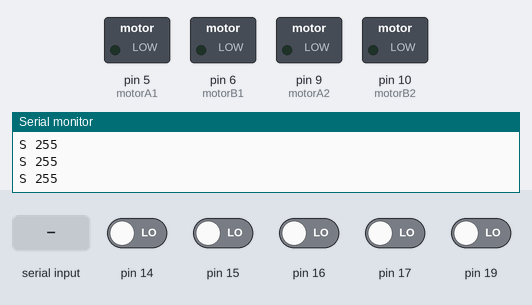
A sketch run on a simulated Arduino Uno, built with avr-gcc and run on an emulated ATmega328P. Shown: switched loads named in the sketch (green lamp = pin HIGH), the last lines printed to the serial monitor. The test bench sets the inputs (shaded band); at power-on: pin 14–17, pin 19 LOW.

Above: at 1.2 s.
1.3 s: "F" received over Serial
At 1.6 s:
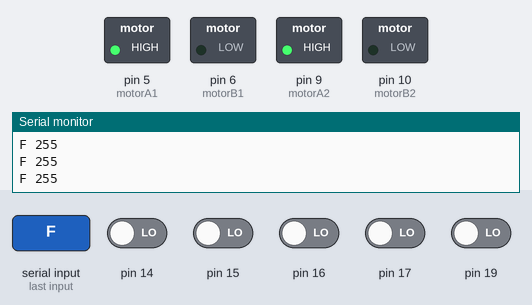
2.8 s: byte 74 ('J') received over Serial
At 4.0 s:
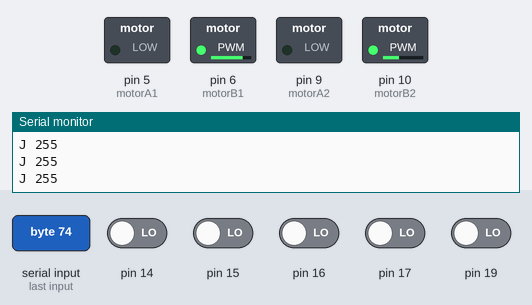
4.3 s: byte 76 ('L') received over Serial
At 5.3 s:
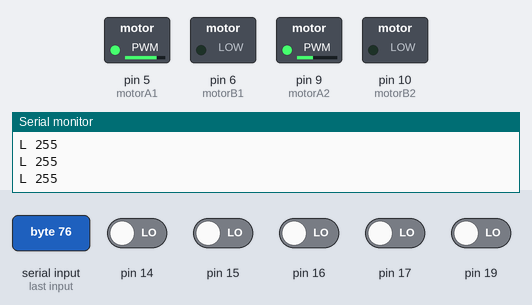
5.8 s: byte 82 ('R') received over Serial
At 6.7 s:
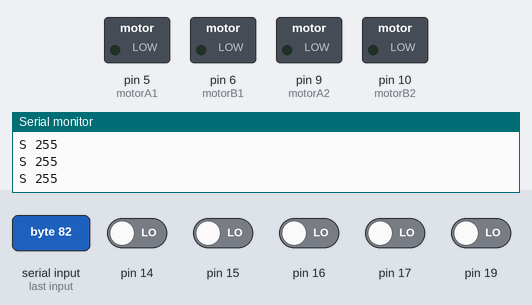
7.3 s: "B" received over Serial
8.8 s: "H" received over Serial
At 9.9 s:
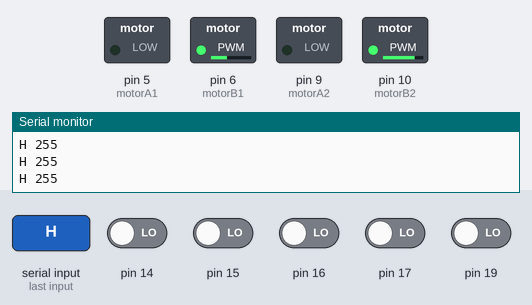
Timing chart, 0 to 11.3 s (numbered marks = the images above; inputs shaded):
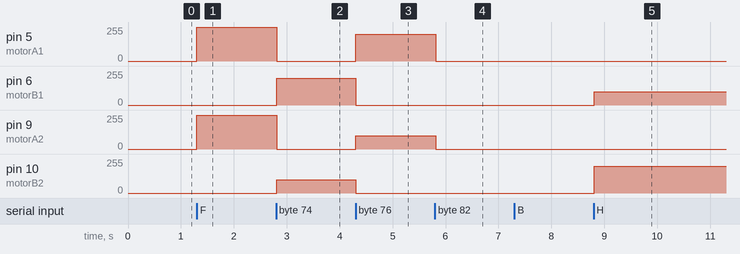

The sketch:

Arduino_RC_Car.ino
```cpp
// TELEFON ÜZERİNDEN BLUETOOTH ARACILIĞIYLA KONTROL EDİLEBİLEN 2WD ARABA PROJEMİN KODLARI -Emir Köse

//Motor Sürücü Bağlantılarımız
const int motorA1  = 5;  // L298N'in IN3 Girişi
const int motorA2  = 9;  // L298N'in IN1 Girişi
const int motorB1  = 6; // L298N'in IN2 Girişi
const int motorB2  = 10;  // L298N'in IN4 Girişi

// Değişken Tanımlama

char state; //Bluetooth Modülünden Gelecek Olan Sinyal Üzerinden Daha Sonra İşlem Yapacağımız İçin Onu Bir Değişkene Atıyoruz
int vSpeed = 255;   // Standart Hız, 0-255 arası bir değer alabilir

void setup() {
  // Motor Pinlerimizi Çıktı Olarak Belirleyelim
  pinMode(motorA1, OUTPUT);
  pinMode(motorA2, OUTPUT);
  pinMode(motorB1, OUTPUT);
  pinMode(motorB2, OUTPUT);
  // 9600 baud hızında bir seri port açalım
  Serial.begin(9600);
}

void loop() {
  Serial.print(state);
  Serial.print(" ");
  Serial.println(vSpeed);

  /*Bluetooth Bağlantısı Koptuğunda Veya Kesildiğinde Arabayı Durdur. */

  if (digitalRead(state) == LOW) {
    state = 'S';
  }

  //Seri Haberleşme "1" Değerindeyse Bluetooth Üzerinden Gelen Veriyi Başta Tanımladığımız "state" Değişkenine Kaydet
  if (Serial.available() > 0) {
    state = Serial.read();
  }

  /* Uygulamadan Ayarlanabilen 4 Hız Seviyesi.(Değerler 0-255 Arasında Olmalı)*/
  if (state == '0') {
    vSpeed = 0;
  }
  else if (state == '1') {
    vSpeed = 100;
  }
  else if (state == '2') {
    vSpeed = 180;
  }
  else if (state == '3') {
    vSpeed = 200;
  }
  else if (state == '4') {
    vSpeed = 255;
  }

  //Gelen veri 'F' ise araba ileri gider.
  if (state == 'F') {
    analogWrite(motorA1, vSpeed); analogWrite(motorA2, vSpeed);
    analogWrite(motorB1, 0);      analogWrite(motorB2, 0);
  }
  //Gelen veri 'G' ise araba ileri sol(çapraz) gider.
  else if (state == 'G') {
    analogWrite(motorA1, 200 ); analogWrite(motorA2, 100);
    analogWrite(motorB1, 0);    analogWrite(motorB2, 0);
  }
  //Gelen veri 'I' ise araba ileri sağ(çapraz) gider.
  else if (state == 'I') {
    analogWrite(motorA1, 100); analogWrite(motorA2, 200);
    analogWrite(motorB1, 0);      analogWrite(motorB2, 0);
  }
  //Gelen veri 'B' ise araba geri gider.
  else if (state == 'B') {
    analogWrite(motorA1, 0);   analogWrite(motorA2, 0);
    analogWrite(motorB1, vSpeed);   analogWrite(motorB2, vSpeed);
  }
  //Gelen veri 'H' ise araba geri sol(çapraz) gider
  else if (state == 'H') {
    analogWrite(motorA1, 0);   analogWrite(motorA2, 0);
    analogWrite(motorB1, 100); analogWrite(motorB2, 200);
  }
  //Gelen veri 'J' ise araba geri sağ(çapraz) gider
  else if (state == 'J') {
    analogWrite(motorA1, 0);   analogWrite(motorA2, 0);
    analogWrite(motorB1, 200);   analogWrite(motorB2, 100);
  }
  //Gelen veri 'L' ise araba sola gider.
  else if (state == 'L') {
    analogWrite(motorA1, 200);   analogWrite(motorA2, 100);
    analogWrite(motorB1, 0); analogWrite(motorB2, 0);
  }
  //Gelen veri 'R' ise araba sağa gider
  else if (state == 'R') {
    analogWrite(motorA1, 100);   analogWrite(motorA2, 200);
    analogWrite(motorB1, 0);   analogWrite(motorB2, 0);
  }

  //Gelen veri 'S' ise arabayı durdur.
  else if (state == 'S') {
    analogWrite(motorA1, 0);  analogWrite(motorA2, 0);
    analogWrite(motorB1, 0);  analogWrite(motorB2, 0);
  }
}
```

Measured:
- after the input at 1.3 s, pin 5 (motorA1), pin 9 (motorA2): 0/255 → 255/255 at once
- after the input at 2.8 s, pin 5 (motorA1), pin 9 (motorA2): 255/255 → 0/255 at once; pin 6 (motorB1): 0/255 → 200/255 at once; pin 10 (motorB2): 0/255 → 100/255 at once
- after the input at 4.3 s, pin 5 (motorA1): 0/255 → 200/255 at once; pin 6 (motorB1): 200/255 → 0/255 at once; pin 9 (motorA2): 0/255 → 100/255 at once; pin 10 (motorB2): 100/255 → 0/255 at once
- after the input at 5.8 s, pin 5 (motorA1): 200/255 → 0/255 at once; pin 9 (motorA2): 100/255 → 0/255 at once
- after the input at 8.8 s, pin 6 (motorB1): 0/255 → 100/255 at once; pin 10 (motorB2): 0/255 → 200/255 at once
